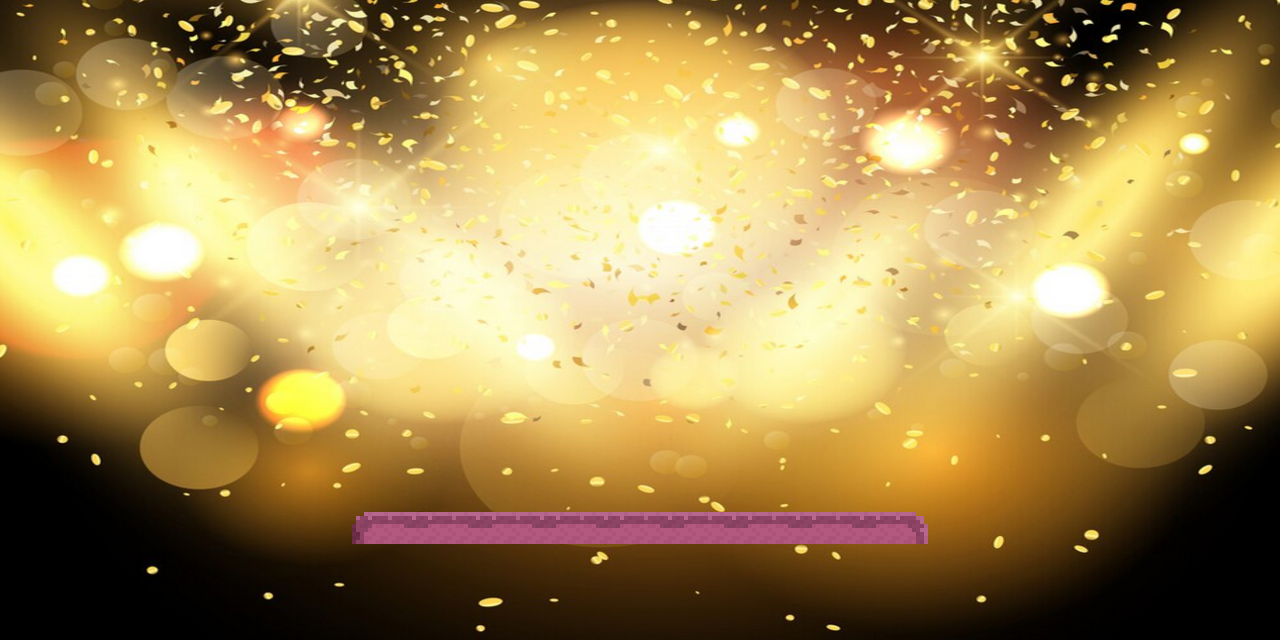

Rendered tile map (Tiled .tmx) drawn with the repository's tilesets; below, a short description and the full map source, tile grids included:
An orthogonal 40x20 tile map with 32x32 px tiles, 2 tile layers (calque_fondvictoire, calque_platevictoire), 2 tilesets.

<map version="1.10" tiledversion="1.10.2" orientation="orthogonal" renderorder="right-down" width="40" height="20" tilewidth="32" tileheight="32" infinite="0" nextlayerid="6" nextobjectid="1">
 <tileset firstgid="1" name="ile_victoire" tilewidth="32" tileheight="32" tilecount="864" columns="54">
  <image source="src/assets/boss_plat.png" width="1728" height="512" />
 </tileset>
 <tileset firstgid="865" name="fond_victoire" tilewidth="32" tileheight="32" tilecount="800" columns="40">
  <image source="src/assets/paillette.png" width="1280" height="640" />
 </tileset>
 <layer id="1" name="calque_fondvictoire" width="40" height="20">
  <data encoding="csv">
865,866,867,868,869,870,871,872,873,874,875,876,877,878,879,880,881,882,883,884,885,886,887,888,889,890,891,892,893,894,895,896,897,898,899,900,901,902,903,904,
905,906,907,908,909,910,911,912,913,914,915,916,917,918,919,920,921,922,923,924,925,926,927,928,929,930,931,932,933,934,935,936,937,938,939,940,941,942,943,944,
945,946,947,948,949,950,951,952,953,954,955,956,957,958,959,960,961,962,963,964,965,966,967,968,969,970,971,972,973,974,975,976,977,978,979,980,981,982,983,984,
985,986,987,988,989,990,991,992,993,994,995,996,997,998,999,1000,1001,1002,1003,1004,1005,1006,1007,1008,1009,1010,1011,1012,1013,1014,1015,1016,1017,1018,1019,1020,1021,1022,1023,1024,
1025,1026,1027,1028,1029,1030,1031,1032,1033,1034,1035,1036,1037,1038,1039,1040,1041,1042,1043,1044,1045,1046,1047,1048,1049,1050,1051,1052,1053,1054,1055,1056,1057,1058,1059,1060,1061,1062,1063,1064,
1065,1066,1067,1068,1069,1070,1071,1072,1073,1074,1075,1076,1077,1078,1079,1080,1081,1082,1083,1084,1085,1086,1087,1088,1089,1090,1091,1092,1093,1094,1095,1096,1097,1098,1099,1100,1101,1102,1103,1104,
1105,1106,1107,1108,1109,1110,1111,1112,1113,1114,1115,1116,1117,1118,1119,1120,1121,1122,1123,1124,1125,1126,1127,1128,1129,1130,1131,1132,1133,1134,1135,1136,1137,1138,1139,1140,1141,1142,1143,1144,
1145,1146,1147,1148,1149,1150,1151,1152,1153,1154,1155,1156,1157,1158,1159,1160,1161,1162,1163,1164,1165,1166,1167,1168,1169,1170,1171,1172,1173,1174,1175,1176,1177,1178,1179,1180,1181,1182,1183,1184,
1185,1186,1187,1188,1189,1190,1191,1192,1193,1194,1195,1196,1197,1198,1199,1200,1201,1202,1203,1204,1205,1206,1207,1208,1209,1210,1211,1212,1213,1214,1215,1216,1217,1218,1219,1220,1221,1222,1223,1224,
1225,1226,1227,1228,1229,1230,1231,1232,1233,1234,1235,1236,1237,1238,1239,1240,1241,1242,1243,1244,1245,1246,1247,1248,1249,1250,1251,1252,1253,1254,1255,1256,1257,1258,1259,1260,1261,1262,1263,1264,
1265,1266,1267,1268,1269,1270,1271,1272,1273,1274,1275,1276,1277,1278,1279,1280,1281,1282,1283,1284,1285,1286,1287,1288,1289,1290,1291,1292,1293,1294,1295,1296,1297,1298,1299,1300,1301,1302,1303,1304,
1305,1306,1307,1308,1309,1310,1311,1312,1313,1314,1315,1316,1317,1318,1319,1320,1321,1322,1323,1324,1325,1326,1327,1328,1329,1330,1331,1332,1333,1334,1335,1336,1337,1338,1339,1340,1341,1342,1343,1344,
1345,1346,1347,1348,1349,1350,1351,1352,1353,1354,1355,1356,1357,1358,1359,1360,1361,1362,1363,1364,1365,1366,1367,1368,1369,1370,1371,1372,1373,1374,1375,1376,1377,1378,1379,1380,1381,1382,1383,1384,
1385,1386,1387,1388,1389,1390,1391,1392,1393,1394,1395,1396,1397,1398,1399,1400,1401,1402,1403,1404,1405,1406,1407,1408,1409,1410,1411,1412,1413,1414,1415,1416,1417,1418,1419,1420,1421,1422,1423,1424,
1425,1426,1427,1428,1429,1430,1431,1432,1433,1434,1435,1436,1437,1438,1439,1440,1441,1442,1443,1444,1445,1446,1447,1448,1449,1450,1451,1452,1453,1454,1455,1456,1457,1458,1459,1460,1461,1462,1463,1464,
1465,1466,1467,1468,1469,1470,1471,1472,1473,1474,1475,1476,1477,1478,1479,1480,1481,1482,1483,1484,1485,1486,1487,1488,1489,1490,1491,1492,1493,1494,1495,1496,1497,1498,1499,1500,1501,1502,1503,1504,
1505,1506,1507,1508,1509,1510,1511,1512,1513,1514,1515,1516,1517,1518,1519,1520,1521,1522,1523,1524,1525,1526,1527,1528,1529,1530,1531,1532,1533,1534,1535,1536,1537,1538,1539,1540,1541,1542,1543,1544,
1545,1546,1547,1548,1549,1550,1551,1552,1553,1554,1555,1556,1557,1558,1559,1560,1561,1562,1563,1564,1565,1566,1567,1568,1569,1570,1571,1572,1573,1574,1575,1576,1577,1578,1579,1580,1581,1582,1583,1584,
1585,1586,1587,1588,1589,1590,1591,1592,1593,1594,1595,1596,1597,1598,1599,1600,1601,1602,1603,1604,1605,1606,1607,1608,1609,1610,1611,1612,1613,1614,1615,1616,1617,1618,1619,1620,1621,1622,1623,1624,
1625,1626,1627,1628,1629,1630,1631,1632,1633,1634,1635,1636,1637,1638,1639,1640,1641,1642,1643,1644,1645,1646,1647,1648,1649,1650,1651,1652,1653,1654,1655,1656,1657,1658,1659,1660,1661,1662,1663,1664
</data>
 </layer>
 <layer id="3" name="calque_platevictoire" width="40" height="20">
  <data encoding="csv">
0,0,0,0,0,0,0,0,0,0,0,0,0,0,0,0,0,0,0,0,0,0,0,0,0,0,0,0,0,0,0,0,0,0,0,0,0,0,0,0,
0,0,0,0,0,0,0,0,0,0,0,0,0,0,0,0,0,0,0,0,0,0,0,0,0,0,0,0,0,0,0,0,0,0,0,0,0,0,0,0,
0,0,0,0,0,0,0,0,0,0,0,0,0,0,0,0,0,0,0,0,0,0,0,0,0,0,0,0,0,0,0,0,0,0,0,0,0,0,0,0,
0,0,0,0,0,0,0,0,0,0,0,0,0,0,0,0,0,0,0,0,0,0,0,0,0,0,0,0,0,0,0,0,0,0,0,0,0,0,0,0,
0,0,0,0,0,0,0,0,0,0,0,0,0,0,0,0,0,0,0,0,0,0,0,0,0,0,0,0,0,0,0,0,0,0,0,0,0,0,0,0,
0,0,0,0,0,0,0,0,0,0,0,0,0,0,0,0,0,0,0,0,0,0,0,0,0,0,0,0,0,0,0,0,0,0,0,0,0,0,0,0,
0,0,0,0,0,0,0,0,0,0,0,0,0,0,0,0,0,0,0,0,0,0,0,0,0,0,0,0,0,0,0,0,0,0,0,0,0,0,0,0,
0,0,0,0,0,0,0,0,0,0,0,0,0,0,0,0,0,0,0,0,0,0,0,0,0,0,0,0,0,0,0,0,0,0,0,0,0,0,0,0,
0,0,0,0,0,0,0,0,0,0,0,0,0,0,0,0,0,0,0,0,0,0,0,0,0,0,0,0,0,0,0,0,0,0,0,0,0,0,0,0,
0,0,0,0,0,0,0,0,0,0,0,0,0,0,0,0,0,0,0,0,0,0,0,0,0,0,0,0,0,0,0,0,0,0,0,0,0,0,0,0,
0,0,0,0,0,0,0,0,0,0,0,0,0,0,0,0,0,0,0,0,0,0,0,0,0,0,0,0,0,0,0,0,0,0,0,0,0,0,0,0,
0,0,0,0,0,0,0,0,0,0,0,0,0,0,0,0,0,0,0,0,0,0,0,0,0,0,0,0,0,0,0,0,0,0,0,0,0,0,0,0,
0,0,0,0,0,0,0,0,0,0,0,0,0,0,0,0,0,0,0,0,0,0,0,0,0,0,0,0,0,0,0,0,0,0,0,0,0,0,0,0,
0,0,0,0,0,0,0,0,0,0,0,0,0,0,0,0,0,0,0,0,0,0,0,0,0,0,0,0,0,0,0,0,0,0,0,0,0,0,0,0,
0,0,0,0,0,0,0,0,0,0,0,0,0,0,0,0,0,0,0,0,0,0,0,0,0,0,0,0,0,0,0,0,0,0,0,0,0,0,0,0,
0,0,0,0,0,0,0,0,0,0,0,0,0,0,0,0,0,0,0,0,0,0,0,0,0,0,0,0,0,0,0,0,0,0,0,0,0,0,0,0,
0,0,0,0,0,0,0,0,0,0,0,3,4,5,4,5,4,5,4,5,4,5,4,5,4,5,4,5,6,0,0,0,0,0,0,0,0,0,0,0,
0,0,0,0,0,0,0,0,0,0,0,0,0,0,0,0,0,0,0,0,0,0,0,0,0,0,0,0,0,0,0,0,0,0,0,0,0,0,0,0,
0,0,0,0,0,0,0,0,0,0,0,0,0,0,0,0,0,0,0,0,0,0,0,0,0,0,0,0,0,0,0,0,0,0,0,0,0,0,0,0,
0,0,0,0,0,0,0,0,0,0,0,0,0,0,0,0,0,0,0,0,0,0,0,0,0,0,0,0,0,0,0,0,0,0,0,0,0,0,0,0
</data>
 </layer>
</map>